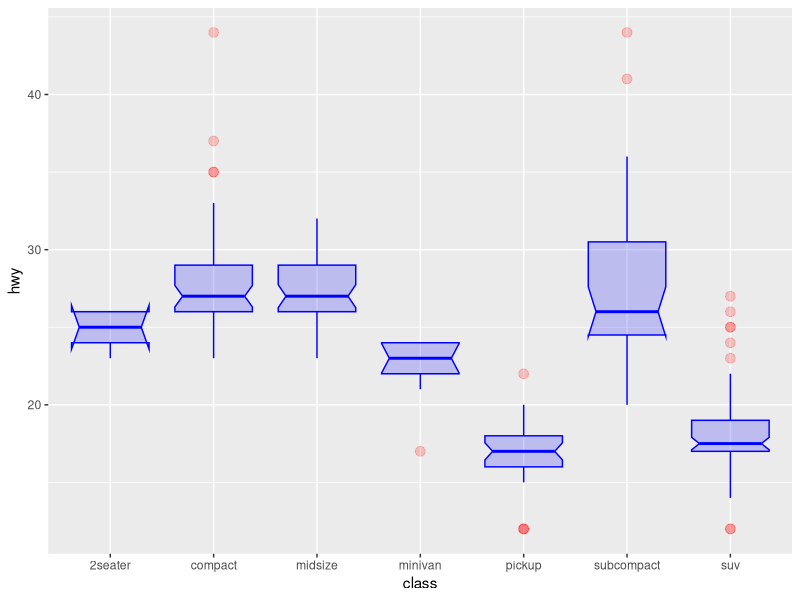

Recreate this plot in R.
#263 GGPLOT2 BOXPLOT PARAMETERS

#Link: https://www.r-graph-gallery.com/boxplot/

# library
library(ggplot2)

# The mtcars dataset is proposed in R
head(mpg)

# geom_boxplot proposes several arguments to custom appearance
ggplot(mpg, aes(x=class, y=hwy)) + 
  geom_boxplot(
    
    # custom boxes
    color="blue",
    fill="blue",
    alpha=0.2,
    
    # Notch?
    notch=TRUE,
    notchwidth = 0.8,
    
    # custom outliers
    outlier.colour="red",
    outlier.fill="red",
    outlier.size=3
    
  )
